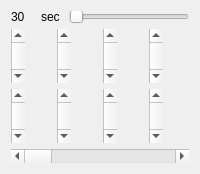
          <widget class="QWidget" name="basic_tab">
           <attribute name="title">
            <string>basic</string>
           </attribute>
           <layout class="QVBoxLayout" name="verticalLayout_13">
            <item>
             <widget class="QWidget" name="widget" native="true">
              <property name="minimumSize">
               <size>
                <width>0</width>
                <height>12</height>
               </size>
              </property>
              <property name="maximumSize">
               <size>
                <width>16777215</width>
                <height>12</height>
               </size>
              </property>
              <layout class="QHBoxLayout" name="horizontalLayout_8">
               <property name="spacing">
                <number>4</number>
               </property>
               <property name="leftMargin">
                <number>0</number>
               </property>
               <property name="topMargin">
                <number>0</number>
               </property>
               <property name="rightMargin">
                <number>0</number>
               </property>
               <property name="bottomMargin">
                <number>0</number>
               </property>
               <item>
                <widget class="QLabel" name="timescaleLabel_1">
                 <property name="minimumSize">
                  <size>
                   <width>26</width>
                   <height>12</height>
                  </size>
                 </property>
                 <property name="maximumSize">
                  <size>
                   <width>26</width>
                   <height>12</height>
                  </size>
                 </property>
                 <property name="text">
                  <string>30</string>
                 </property>
                </widget>
               </item>
               <item>
                <widget class="QLabel" name="label_9">
                 <property name="minimumSize">
                  <size>
                   <width>24</width>
                   <height>12</height>
                  </size>
                 </property>
                 <property name="maximumSize">
                  <size>
                   <width>24</width>
                   <height>12</height>
                  </size>
                 </property>
                 <property name="text">
                  <string>sec</string>
                 </property>
                </widget>
               </item>
               <item>
                <widget class="QSlider" name="timescaleSlider_1">
                 <property name="minimumSize">
                  <size>
                   <width>0</width>
                   <height>12</height>
                  </size>
                 </property>
                 <property name="maximumSize">
                  <size>
                   <width>16777215</width>
                   <height>12</height>
                  </size>
                 </property>
                 <property name="maximum">
                  <number>360</number>
                 </property>
                 <property name="pageStep">
                  <number>30</number>
                 </property>
                 <property name="orientation">
                  <enum>Qt::Horizontal</enum>
                 </property>
                </widget>
               </item>
              </layout>
             </widget>
            </item>
            <item>
             <layout class="QHBoxLayout" name="horizontalLayout">
              <item>
               <widget class="QScrollBar" name="verticalScrollBar_1_1">
                <property name="orientation">
                 <enum>Qt::Vertical</enum>
                </property>
               </widget>
              </item>
              <item>
               <widget class="QCustomPlot" name="plot_1_1" native="true"/>
              </item>
              <item>
               <widget class="QScrollBar" name="verticalScrollBar_1_2">
                <property name="orientation">
                 <enum>Qt::Vertical</enum>
                </property>
               </widget>
              </item>
              <item>
               <widget class="QCustomPlot" name="plot_1_2" native="true"/>
              </item>
              <item>
               <widget class="QScrollBar" name="verticalScrollBar_1_3">
                <property name="orientation">
                 <enum>Qt::Vertical</enum>
                </property>
               </widget>
              </item>
              <item>
               <widget class="QCustomPlot" name="plot_1_3" native="true"/>
              </item>
              <item>
               <widget class="QScrollBar" name="verticalScrollBar_1_4">
                <property name="orientation">
                 <enum>Qt::Vertical</enum>
                </property>
               </widget>
              </item>
              <item>
               <widget class="QCustomPlot" name="plot_1_4" native="true"/>
              </item>
             </layout>
            </item>
            <item>
             <layout class="QHBoxLayout" name="horizontalLayout_2">
              <item>
               <widget class="QScrollBar" name="verticalScrollBar_2_1">
                <property name="orientation">
                 <enum>Qt::Vertical</enum>
                </property>
               </widget>
              </item>
              <item>
               <widget class="QCustomPlot" name="plot_2_1" native="true"/>
              </item>
              <item>
               <widget class="QScrollBar" name="verticalScrollBar_2_2">
                <property name="orientation">
                 <enum>Qt::Vertical</enum>
                </property>
               </widget>
              </item>
              <item>
               <widget class="QCustomPlot" name="plot_2_2" native="true"/>
              </item>
              <item>
               <widget class="QScrollBar" name="verticalScrollBar_2_3">
                <property name="orientation">
                 <enum>Qt::Vertical</enum>
                </property>
               </widget>
              </item>
              <item>
               <widget class="QCustomPlot" name="plot_2_3" native="true"/>
              </item>
              <item>
               <widget class="QScrollBar" name="verticalScrollBar_2_4">
                <property name="orientation">
                 <enum>Qt::Vertical</enum>
                </property>
               </widget>
              </item>
              <item>
               <widget class="QCustomPlot" name="plot_2_4" native="true"/>
              </item>
             </layout>
            </item>
            <item>
             <widget class="QScrollBar" name="horizontalScrollBar_1">
              <property name="orientation">
               <enum>Qt::Horizontal</enum>
              </property>
             </widget>
            </item>
           </layout>
          </widget>
